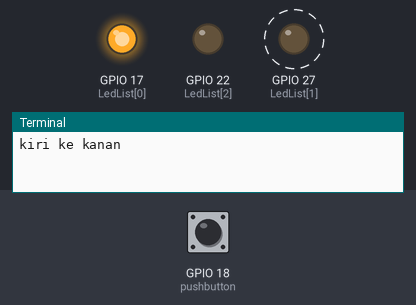
Simulated run of this program. Board: Raspberry Pi (BCM pin numbers). Parts: output pins drawn as LEDs (lit = HIGH), the last lines printed to the terminal. Dashed ring = blinking. Inputs (shaded band) come from the test bench; at power-on: GPIO 18 (pushbutton) HIGH.

Above: at 0.12 s.
At 0.87 s:
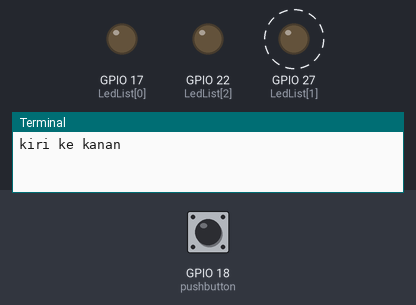
1.3 s: GPIO 18 (pushbutton) pulled LOW for 1.8 s
At 1.62 s:
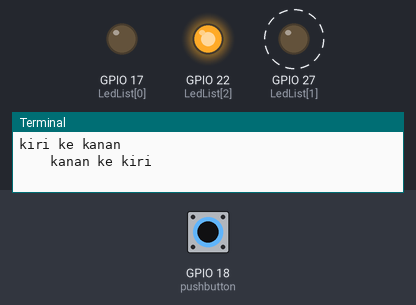
Timing chart, 0 to 10.8 s (numbered marks = the images above; inputs shaded):
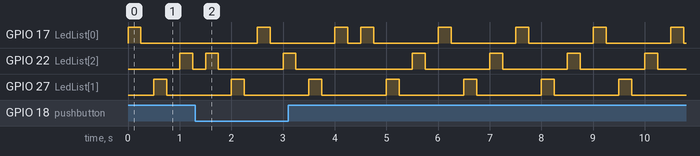

The program:

modulButton.py
```python
#python3
#modulButton
#created by gondril

import RPi.GPIO as GPIO
import time

pushbutton=18

GPIO.setmode(GPIO.BCM)
GPIO.setwarnings(False)

GPIO.setup(pushbutton,GPIO.IN,pull_up_down=GPIO.PUD_UP)

try:
	while True:
		input_state = GPIO.input(pushbutton)
		if input_state == False:
			#print("Switch:",input_state,"=>Switch ditekan")
			import nyalaLED2
			nyalaLED2.LedState(1)
		else:
			#print("Switch:",input_state,"=>Switch Tidak ditekan")
			import nyalaLED2
			nyalaLED2.LedState(0)
except KeyboardInterrupt:
	pass
GPIO.cleanup()
```

nyalaLED2.py
```python
#python 3
#nyalaLED2.py
#created by gondril

import RPi.GPIO as GPIO
import time

GPIO.setmode(GPIO.BCM)
GPIO.setwarnings(False)

LedList=[17,27,22]

for i in range (0,3):
	GPIO.setup(LedList[i],GPIO.OUT)

def LedState(n):
	#print ("........ keputusan menyalakan LED........")
	if n==1:
		print("		kanan ke kiri")
		i=2
		while i>=0:
			GPIO.output(LedList[i],GPIO.HIGH)
			time.sleep(0.25)
			GPIO.output(LedList[i],GPIO.LOW)
			time.sleep(0.25)
			i-=1
	else:
		print("kiri ke kanan")
		"""
		for i in range (0,3):
			GPIO.output(LedList[i],GPIO.HIGH)
			time.sleep(0.25)
			GPIO.output(LedList[i],GPIO.LOW)
			time.sleep(0.25)
		"""
		for i in LedList:
			GPIO.output(i,GPIO.HIGH)
			time.sleep(0.25)
			GPIO.output(i,GPIO.LOW)
			time.sleep(0.25)
```

Measured:
- by itself, GPIO 27 (LedList[1]): alternates HIGH for 0.25 s and LOW for 1.3 s
